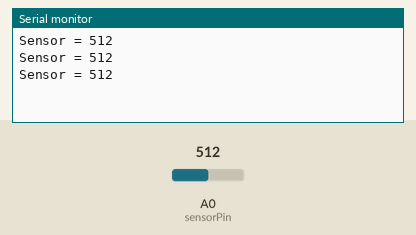
This sketch was run on a simulated Arduino Uno, built with avr-gcc and run on an emulated ATmega328P. Shown: the last lines printed to the serial monitor. The test bench sets the inputs (shaded band); at power-on: A0 (sensorPin) = 512.

Above: at 1.3 s.
1.4 s: A0 (sensorPin) set to 716
At 1.9 s:
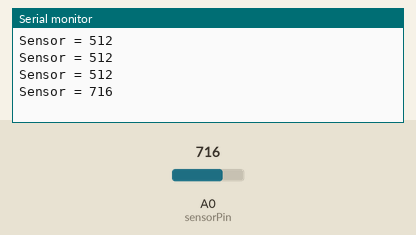
2.9 s: A0 (sensorPin) set to 900
At 3.4 s:
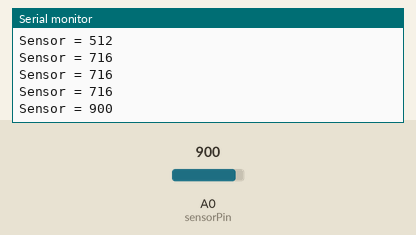
Timing chart, 0 to 5.9 s (numbered marks = the images above; inputs shaded):
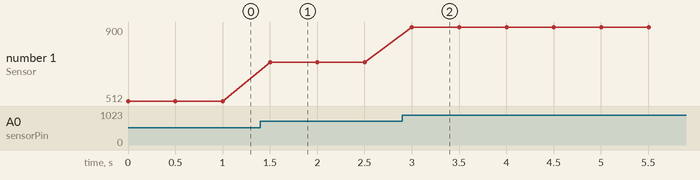

The sketch:

piezoelectric.ino
```cpp
int sensorPin = A0;
int sensorValue = 0;
int thresold = 200;
int delayTime = 500;

void setup()
{
	Serial.begin(9600);
}

void loop()
{
	sensorValue = analogRead(sensorPin);
	if(sensorValue > thresold){
	    Serial.print("Sensor = ");
	    Serial.println(sensorValue, DEC);
	}
	delay(delayTime);
}
```

Measured:
- after the input at 1.4 s, the serial monitor: prints a new line after 0.10 s (image 1)
- after the input at 2.9 s, the serial monitor: prints a new line after 0.10 s (image 2)
- plotted number 1: 512 → 716 after the input at 1.4 s, 716 → 900 after the input at 2.9 s
